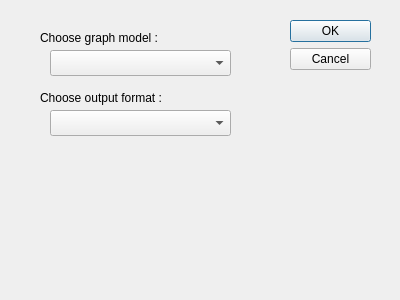
<?xml version="1.0" encoding="UTF-8"?>
<ui version="4.0">
 <class>SaveDialog</class>
 <widget class="QDialog" name="SaveDialog">
  <property name="geometry">
   <rect>
    <x>0</x>
    <y>0</y>
    <width>400</width>
    <height>300</height>
   </rect>
  </property>
  <property name="windowTitle">
   <string>Save</string>
  </property>
  <widget class="QDialogButtonBox" name="dialogButtonBox">
   <property name="geometry">
    <rect>
     <x>290</x>
     <y>20</y>
     <width>81</width>
     <height>241</height>
    </rect>
   </property>
   <property name="orientation">
    <enum>Qt::Vertical</enum>
   </property>
   <property name="standardButtons">
    <set>QDialogButtonBox::Cancel|QDialogButtonBox::Ok</set>
   </property>
  </widget>
  <widget class="QComboBox" name="graph">
   <property name="geometry">
    <rect>
     <x>50</x>
     <y>50</y>
     <width>181</width>
     <height>26</height>
    </rect>
   </property>
   <property name="currentText">
    <string/>
   </property>
  </widget>
  <widget class="QComboBox" name="format">
   <property name="geometry">
    <rect>
     <x>50</x>
     <y>110</y>
     <width>181</width>
     <height>26</height>
    </rect>
   </property>
  </widget>
  <widget class="QLabel" name="label">
   <property name="geometry">
    <rect>
     <x>40</x>
     <y>30</y>
     <width>141</width>
     <height>16</height>
    </rect>
   </property>
   <property name="text">
    <string>Choose graph model :</string>
   </property>
  </widget>
  <widget class="QLabel" name="label_2">
   <property name="geometry">
    <rect>
     <x>40</x>
     <y>90</y>
     <width>151</width>
     <height>16</height>
    </rect>
   </property>
   <property name="text">
    <string>Choose output format :</string>
   </property>
  </widget>
 </widget>
 <resources/>
 <connections>
  <connection>
   <sender>dialogButtonBox</sender>
   <signal>accepted()</signal>
   <receiver>SaveDialog</receiver>
   <slot>accept()</slot>
   <hints>
    <hint type="sourcelabel">
     <x>248</x>
     <y>254</y>
    </hint>
    <hint type="destinationlabel">
     <x>157</x>
     <y>274</y>
    </hint>
   </hints>
  </connection>
  <connection>
   <sender>dialogButtonBox</sender>
   <signal>rejected()</signal>
   <receiver>SaveDialog</receiver>
   <slot>reject()</slot>
   <hints>
    <hint type="sourcelabel">
     <x>316</x>
     <y>260</y>
    </hint>
    <hint type="destinationlabel">
     <x>286</x>
     <y>274</y>
    </hint>
   </hints>
  </connection>
 </connections>
</ui>
